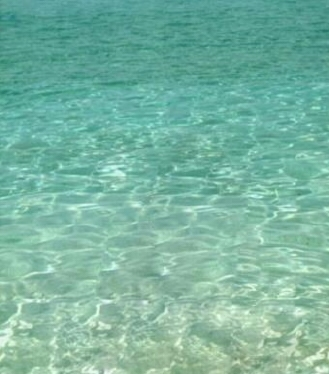
#> input picture water.jpg, 329 x 374 px
$ python seamless_cloning.py
#> lines starting #> are read from the running program, lines starting #| are printed output that depends on the picture
### laplace_operator.py
""" Modul zur Konstruktion des diskreten 2D-Laplace-Operators
    mittels finiter Differenzen.
    Autor: E. Tarielashvili.
    erstellt am: 12.11.2025
    Python 3.12.2
"""
import numpy as np
import scipy.sparse as sp
from scipy.sparse.linalg import cg
import matplotlib.pyplot as plt
from skimage.io import imread
from skimage.color import rgb2gray
from skimage import img_as_ubyte

def build_second_derivative_matrix(n):
    """
    Erstellt die diskrete zweite Ableitungsmatrix der Größe n×n

    Parameter
    ----------
    n : int
        Größe der Matrix.

    Returns
    -------
    scipy.sparse.csr_matrix
        Die tridiagonale Sparse-Matrix der Größe n×n.
    """
    main_diag = -2 * np.ones(n)
    off_diag = np.ones(n-1)
    return sp.diags([main_diag, off_diag, off_diag], [0, -1, 1], shape=(n, n), format='csr')

def build_laplace_operator(N, M):
    """
    Baut den vektorisierten 2D-Laplace-Operator

    Parameter
    ----------
    N : int
        Anzahl der Gitterpunkte in x-Richtung.
    M : int
        Anzahl der Gitterpunkte in y-Richtung.

    Returns
    -------
    scipy.sparse.csr_matrix
        Sparse-Matrix der Größe (N*M×N*M).
    """
    D2_N = build_second_derivative_matrix(N)
    D2_M = build_second_derivative_matrix(M)
    I_N = sp.eye(N, format='csr')
    I_M = sp.eye(M, format='csr')

    # Kronecker-Produkte
    term1 = sp.kron(I_M, D2_N, format='csr')
    term2 = sp.kron(D2_M, I_N, format='csr')

    return term1 + term2

def plot_laplace_operator(N, M, build_laplace_operator=build_laplace_operator, save_path=None, show=True):
    """
    Erstellt und visualisiert den vektorisierten Laplace-Operator für gegebene Dimensionen (N, M).

    Parameter
    ----------
    N : int
        Anzahl der Zeilen.
    M : int
        Anzahl der Spalten.
    build_laplace_operator : callable
        Funktion, die den Laplace-Operator als sparse-Matrix zurückgibt.
    save_path : str, optional
        Dateiname zum Speichern der Grafik (z. B. "laplace_5x7.png"). Wenn None, wird nichts gespeichert.
    show : bool, optional
        Ob die Grafik angezeigt werden soll (Standard: True).
    """
    # Laplace-Operator erstellen
    laplace_operator = build_laplace_operator(N, M)

    # In dichte Matrix umwandeln
    matrix_dense = laplace_operator.toarray()

    # Plot vorbereiten
    fig, ax = plt.subplots(figsize=(14, 12))
    ax.axis('tight')
    ax.axis('off')

    # Tabelle vorbereiten
    table_data = []
    for i in range(matrix_dense.shape[0]):
        row = []
        for j in range(matrix_dense.shape[1]):
            val = matrix_dense[i, j]
            row.append("" if val == 0 else f"{int(val)}")
        table_data.append(row)

    print(f"Berechne Laplace-Operator für {N}×{M} Bild...")
    print(f"Formel: ∆ = (I_{M} ⊗ D²_{N}) + (D²_{M} ⊗ I_{N})")
    print(f"Matrix-Dimension: {N*M}×{N*M} ({N}×{M} = {N*M} Pixel)")
    print("Visualisiere als Tabelle...")

    # Tabelle zeichnen
    table = ax.table(cellText=table_data, loc='center', cellLoc='center')
    table.auto_set_font_size(False)
    table.set_fontsize(8)
    table.scale(1, 1.2)
    table.auto_set_column_width([i for i in range(matrix_dense.shape[1])])

    # Titel
    plt.title(f'Vektorisierter Laplace-Operator für (N,M)=({N},{M})', fontsize=14, pad=30)
    plt.tight_layout(rect=[0, 0, 1, 0.95])
    # Optional speichern
    # plt.savefig(f"Laplace_{N}x{M}.png")
    plt.show()

# [3 lines that do not run on import are left out]

### seamless_cloning.py
""" Modul zum Vergleich von Seamless-Cloning Methoden:
    - Seamless-Cloning mit Laplace-Operator
    - Seamless-Cloning mit gemischten Gradienten
    Autor: E. Tarielashvili.
    erstellt am: 12.11.2025
    Python 3.12.2
"""
import numpy as np
import scipy.sparse as sp
from scipy.sparse.linalg import cg
import matplotlib.pyplot as plt
from skimage.io import imread
from skimage.color import rgb2gray
from skimage import img_as_ubyte
from laplace_operator import build_second_derivative_matrix, build_laplace_operator, plot_laplace_operator

def load_image_as_grayscale(filename):
    """
    Lädt ein Bild und konvertiert es zu Graustufen

    Parameter
    ----------
    filename : string
        Pfad zur Bilddatei

    Returns
    -------
    numpy.ndarray
        Graustufenbild als uint8-Array
    """
    img = imread(filename)  # Lädt Bild als numpy array
    if len(img.shape) == 3:  # Wenn RGB Bild
        img_gray = rgb2gray(img)  # Konvertiert zu float [0,1]
        return img_as_ubyte(img_gray)  # Konvertiert zu uint8 [0,255]
    else:
        return img  # Bild ist bereits Graustufen


def build_forward_difference_matrix(n):
    """
    Erstellt die Vorwärtsdifferenzen-Matrix

    Parameter
    ----------
    n : int
        Größe der Matrix

    Returns
    -------
    scipy.sparse.csr_matrix
        Sparse-Matrix der Größe n×n
    """
    main = -np.ones(n)
    superd = np.ones(n - 1)
    return sp.diags([main, superd], offsets=[0, 1], shape=(n, n), format='csr')

def build_backward_difference_matrix(n):
    """
    Erstellt die Rückwärtsdifferenzen-Matrix

    Parameter
    ----------
    n : int
        Größe der Matrix

    Returns
    -------
    scipy.sparse.csr_matrix
        Sparse-Matrix der Größe n×n
    """
    main = np.ones(n)
    subd = -np.ones(n - 1)
    return sp.diags([main, subd], offsets=[0, -1], shape=(n, n), format='csr')

def build_second_derivative_matrix(n):
    """
    Erstellt die diskrete zweite Ableitungsmatrix

    Parameter
    ----------
    n : int
        Größe der Matrix

    Returns
    -------
    scipy.sparse.csr_matrix
        Tridiagonale Sparse-Matrix der Größe n×n
    """
    data = [np.ones(n-1), -2*np.ones(n), np.ones(n-1)]
    offsets = [-1, 0, 1]
    return sp.diags(data, offsets, shape=(n, n), format='csr')


def build_laplace_operator(N, M):
    """
    Baut den vektorisierten 2D-Laplace-Operator

    Parameter
    ----------
    N : int
        Anzahl der Zeilen im Bild
    M : int
        Anzahl der Spalten im Bild

    Returns
    -------
    scipy.sparse.csr_matrix
        Sparse-Matrix der Größe (N*M × N*M)
    """
    D2_N = build_second_derivative_matrix(N)
    D2_M = build_second_derivative_matrix(M)
    I_N = sp.eye(N, format='csr')
    I_M = sp.eye(M, format='csr')

    term1 = sp.kron(I_M, D2_N, format='csr')
    term2 = sp.kron(D2_M, I_N, format='csr')

    return term1 + term2

def compute_gradient(f):
    """
    Berechnet den diskreten Gradienten eines Bildes

    Parameter
    ----------
    f : numpy.ndarray
        Eingabebild als 2D-Array

    Returns
    -------
    tuple
        Gradient in x- und y-Richtung als zwei 2D-Arrays
    """
    N, M = f.shape
    Dv_N = build_forward_difference_matrix(N)
    Dv_M = build_forward_difference_matrix(M)

    grad_x = Dv_N @ f
    grad_y = f @ Dv_M.T

    # Sicherheitshalber Umwandlung in Dense, falls Ergebnis sparse ist
    grad_x = np.asarray(grad_x)
    grad_y = np.asarray(grad_y)

    return grad_x, grad_y

def compute_divergence(v_x, v_y):
    """
    Berechnet die diskrete Divergenz eines Vektorfeldes

    Parameter
    ----------
    v_x : numpy.ndarray
        x-Komponente des Vektorfeldes
    v_y : numpy.ndarray
        y-Komponente des Vektorfeldes

    Returns
    -------
    numpy.ndarray
        Divergenz als 2D-Array
    """
    N, M = v_x.shape
    Dr_N = build_backward_difference_matrix(N)
    Dr_M = build_backward_difference_matrix(M)

    term_x = Dr_N @ v_x
    term_y = v_y @ Dr_M.T

    # Sparse in Dense Umwandlung, damit Addition funktioniert
    term_x = np.asarray(term_x)
    term_y = np.asarray(term_y)

    div = term_x + term_y
    return div

def compute_gradient_norm(grad_x, grad_y):
    """
    Berechnet die Norm des Gradienten

    Parameter
    ----------
    grad_x : numpy.ndarray
        Gradient in x-Richtung
    grad_y : numpy.ndarray
        Gradient in y-Richtung

    Returns
    -------
    numpy.ndarray
        Norm des Gradienten als 2D-Array
    """
    grad_x = np.asarray(grad_x)
    grad_y = np.asarray(grad_y)

    return np.sqrt(grad_x**2 + grad_y**2)

def seamless_cloning_poisson(f_star, g, position):
    """
    Führt Seamless-Cloning mit Poisson-Gleichung durch

    Parameter
    ----------
    f_star : numpy.ndarray
        Hintergrundbild
    g : numpy.ndarray
        Einzufügendes Bild
    position : tuple
        Position (i0, j0) für die linke obere Ecke

    Returns
    -------
    numpy.ndarray
        Ergebnisbild mit eingefügtem Inhalt
    """
    # Graustufen-Handling falls nötig
    if f_star.ndim == 3:
        f_star = img_as_ubyte(rgb2gray(f_star))
    if g.ndim == 3:
        g = img_as_ubyte(rgb2gray(g))

    i0, j0 = position
    N, M = g.shape
    if i0 + N > f_star.shape[0] or j0 + M > f_star.shape[1]:
        raise ValueError("g passt nicht in f_star an position")

    target_region = f_star[i0:i0+N, j0:j0+M].astype(float)
    g_float = g.astype(float)

    # Laplace-Operator (NM x NM) - entspricht Fortran vektorisierung
    L = build_laplace_operator(N, M)

    # Verwende Fortran-Order beim Vektorisieren (column-major)
    g_vec = g_float.ravel(order='F')
    delta_g_vec = L.dot(g_vec)
    delta_g = delta_g_vec.reshape((N, M), order='F')

    # Inner / boundary mask (innere Punkte sind 1..N-2, 1..M-2)
    inner_mask = np.zeros((N, M), dtype=bool)
    inner_mask[1:-1, 1:-1] = True
    boundary_mask = ~inner_mask

    # Indizes in Fortran-Order, damit sie zu L passen
    total_indices = np.arange(N * M).reshape((N, M), order='F')
    inner_indices = total_indices[inner_mask]
    boundary_indices = total_indices[boundary_mask]

    # Submatrizen
    L_II = L[inner_indices, :][:, inner_indices]
    L_IB = L[inner_indices, :][:, boundary_indices]

    boundary_values = target_region.reshape((N*M,), order='F')[boundary_indices]

    rhs = delta_g.reshape((N*M,), order='F')[inner_indices] - L_IB.dot(boundary_values)

    # CG-Lösung
    h_I, info = cg(L_II, rhs, rtol=1e-8, maxiter=2000)
    if info != 0:
        print("CG konvergierte nicht, info:", info)

    # Ergebnis zusammenbauen (reshape in Fortran-Order)
    result_region = target_region.copy().reshape((N*M,), order='F')
    result_region[inner_indices] = h_I
    result_region = result_region.reshape((N, M), order='F')
    result_region = np.round(result_region).clip(0, 255).astype(np.uint8)

    result_image = f_star.copy()
    result_image[i0:i0+N, j0:j0+M] = result_region
    return result_image

def seamless_cloning_mixed_gradients(f_star, g, position):
    """
    Führt Seamless-Cloning mit gemischten Gradienten durch

    Parameter
    ----------
    f_star : numpy.ndarray
        Hintergrundbild
    g : numpy.ndarray
        Einzufügendes Bild
    position : tuple
        Position (i0, j0) für die linke obere Ecke

    Returns
    -------
    numpy.ndarray
        Ergebnisbild mit eingefügtem Inhalt
    """
    # Stelle sicher, dass Bilder Graustufen sind
    if f_star.ndim == 3:
        f_star = img_as_ubyte(rgb2gray(f_star))
    if g.ndim == 3:
        g = img_as_ubyte(rgb2gray(g))

    i0, j0 = position
    N, M = g.shape

    # Überprüfe, ob das Bild in den Zielbereich passt
    if i0 + N > f_star.shape[0] or j0 + M > f_star.shape[1]:
        raise ValueError("g passt nicht in f_star an position")

    # Zielbereich und Quellbild als float
    target_region = f_star[i0:i0+N, j0:j0+M].astype(float)
    g_float = g.astype(float)

    # Gradienten (vorwärts)
    grad_g_x, grad_g_y = compute_gradient(g_float)
    grad_f_x, grad_f_y = compute_gradient(target_region)

    # Wähle den stärkeren Gradienten
    norm_g = np.sqrt(grad_g_x**2 + grad_g_y**2)
    norm_f = np.sqrt(grad_f_x**2 + grad_f_y**2)

    v_x = np.where(norm_f > norm_g, grad_f_x, grad_g_x)
    v_y = np.where(norm_f > norm_g, grad_f_y, grad_g_y)

    # Berechne Divergenz des gemischten Vektorfeldes
    div_v = compute_divergence(v_x, v_y)

    # Aufbau wie bei Poisson: L, Indizes (Fortran)
    L = build_laplace_operator(N, M)

    # Definition der inneren Punkte
    inner_mask = np.zeros((N, M), dtype=bool)
    inner_mask[1:-1, 1:-1] = True

    # Indizes in Fortran-Order
    total_indices = np.arange(N * M).reshape((N, M), order='F')
    inner_indices = total_indices[inner_mask]
    boundary_indices = total_indices[~inner_mask]

    # Submatrizen
    L_II = L[inner_indices, :][:, inner_indices]
    L_IB = L[inner_indices, :][:, boundary_indices]

    # Berechne die rechte Seite
    boundary_values = target_region.reshape((N*M,), order='F')[boundary_indices]
    rhs = div_v.reshape((N*M,), order='F')[inner_indices] - L_IB.dot(boundary_values)

    # CG-Lösung
    h_I, info = cg(L_II, rhs, rtol=1e-8, maxiter=2000)
    if info != 0:
        print("CG konvergierte nicht, info:", info)

    # Zusammensetzen des vollständigen Bildausschnitts
    result_region = target_region.copy().reshape((N*M,), order='F')
    result_region[inner_indices] = h_I
    result_region = result_region.reshape((N, M), order='F')
    result_region = np.round(result_region).clip(0, 255).astype(np.uint8)

    # Ergebnisbild zusammenbauen
    result_image = f_star.copy()
    result_image[i0:i0+N, j0:j0+M] = result_region
    return result_image

def main():
    """
    Hauptfunktion zeigt den direkten Vergleich von Seamless Cloning Methoden
    """
    N, M = 5, 7
    plot_laplace_operator(N, M)

    print("Seamless-Cloning - Direkter Vergleich")

    # Bilder laden
    print("\nLade Bilder...")
    water = load_image_as_grayscale("water.jpg")
#> in load_image_as_grayscale, img is the input picture: shape (374, 329, 3); mean R, G, B 120.6, 180.3, 161.1
    bear = load_image_as_grayscale("bear.jpg")
#> call 2 of load_image_as_grayscale, with filename = 'bear.jpg'
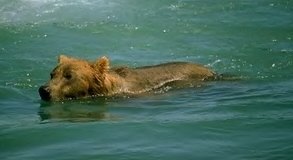
#> input picture bear.jpg, 293 x 160 px
#> in load_image_as_grayscale, img is the input picture: shape (160, 293, 3); mean R, G, B 72.1, 108.4, 95
    bird = load_image_as_grayscale("bird.jpg")
#> call 3 of load_image_as_grayscale, with filename = 'bird.jpg'
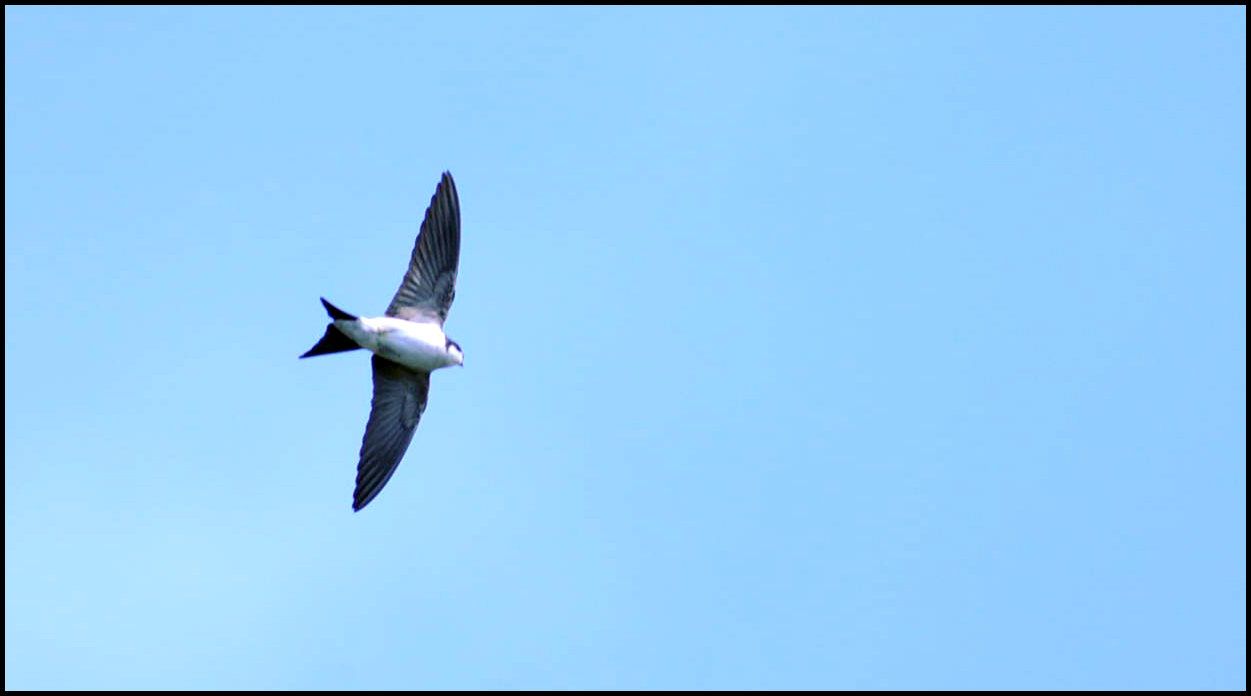
#> input picture bird.jpg, 1251 x 696 px
#> in load_image_as_grayscale, img is the input picture: shape (696, 1251, 3); mean R, G, B 149.1, 204.4, 246
    plane = load_image_as_grayscale("plane.jpg")
#> call 4 of load_image_as_grayscale, with filename = 'plane.jpg'
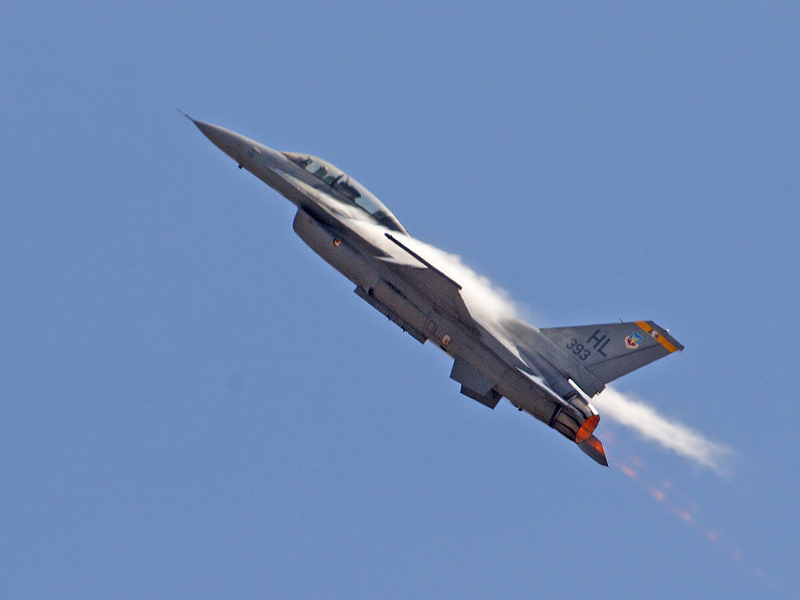
#> input picture plane.jpg, 800 x 600 px
#> in load_image_as_grayscale, img is the input picture: shape (600, 800, 3); mean R, G, B 110.3, 138, 182.5

    print(f"Bildgrößen: Water{water.shape}, Bear{bear.shape}, Bird{bird.shape}, Plane{plane.shape}")
#| Bildgrößen: Water(374, 329), Bear(160, 293), Bird(696, 1251), Plane(600, 800)

    # Beispiel 1: Bär ins Wasser einfügen
    print("\n--- Bär im Wasser ---")
    position_bear = (40, 30)

    # Naives Einfügen
    naive_bear = water.copy()
    H_bear, W_bear = bear.shape
#> H_bear = 160; W_bear = 293
    naive_bear[position_bear[0]:position_bear[0] + H_bear,
              position_bear[1]:position_bear[1] + W_bear] = bear

    # Poisson Cloning
    print("Führe Seamless-Cloning mit Laplace-Operator für Bär durch...")
    result_bear_poisson = seamless_cloning_poisson(water, bear, position_bear)
#> in seamless_cloning_poisson, `boundary_values = target_region.reshape((N*M,), order='F')[boundary_in..`: boundary_values = 902 values, max 215 at index 550, min 103 at index 194, mean 153.7
#> in seamless_cloning_poisson, `h_I, info = cg(L_II, rhs, rtol=1e-8, maxiter=2000)`: info = 0

    # Mixed Gradient Cloning
    print("Führe Seamless-Cloning mit gemischten Gradienten für Bär durch...")
    result_bear_mixed = seamless_cloning_mixed_gradients(water, bear, position_bear)
#> in compute_divergence, `div = term_x + term_y`:
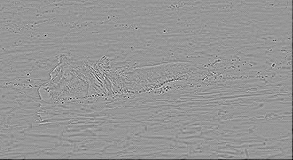
#> div: shape (160, 293) float64; min -318, max 220, mean -1.6; drawn with min black and max white

    # Beispiel 2: Flugzeug in die Vogellandschaft einfügen
    print("\n--- Flugzeug im Himmel ---")

    # Flugzeug zuschneiden
    Ph, Pw = plane.shape
#> Ph = 600; Pw = 800
    crop_top  = int(0.15 * Ph)
#> crop_top = 90
    crop_bot  = int(0.95 * Ph)
#> crop_bot = 570
    crop_left = int(0.05 * Pw)
#> crop_left = 40
    crop_right= int(0.95 * Pw)
#> crop_right = 760
    plane_cropped = plane[crop_top:crop_bot, crop_left:crop_right]

    print(f"Flugzeug zugeschnitten: {plane_cropped.shape}")
#| Flugzeug zugeschnitten: (480, 720)

    position_plane = (int(0.15 * bird.shape[0]), int(0.30 * bird.shape[1]))
#> position_plane = (104, 375)

    # Naives Einfügen
    naive_plane = bird.copy()
    H_plane, W_plane = plane_cropped.shape
#> H_plane = 480; W_plane = 720
    naive_plane[position_plane[0]:position_plane[0] + H_plane,
               position_plane[1]:position_plane[1] + W_plane] = plane_cropped

    # Poisson Cloning
    print("Führe Seamless-Cloning mit Laplace-Operator für Flugzeug durch...")
    result_plane_poisson = seamless_cloning_poisson(bird, plane_cropped, position_plane)
#> call 2 of seamless_cloning_poisson, with position = (104, 375)
#> in seamless_cloning_poisson (call 2), `delta_g = delta_g_vec.reshape((N, M), order='F')`:
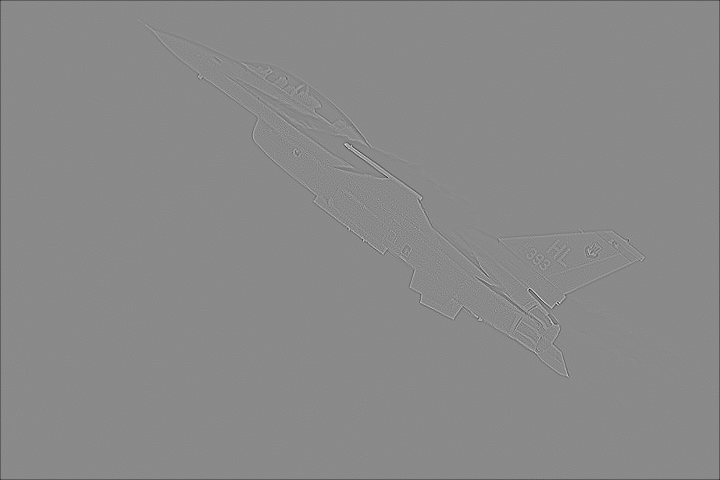
#> delta_g: shape (480, 720) float64; min -433, max 367, mean -1; drawn with min black and max white
#> in seamless_cloning_poisson (call 2), `boundary_values = target_region.reshape((N*M,), order='F')[boundary_in..`: boundary_values = 2396 values, max 255 at index 1148, min 0 at index 1228, mean 190.2

    # Mixed Gradient Cloning
    print("Führe Seamless-Cloning mit gemischten Gradienten für Flugzeug durch...")
    result_plane_mixed = seamless_cloning_mixed_gradients(bird, plane_cropped, position_plane)
#> call 2 of seamless_cloning_mixed_gradients, with position = (104, 375)
#> in compute_gradient (call 4), `grad_y = f @ Dv_M.T`:
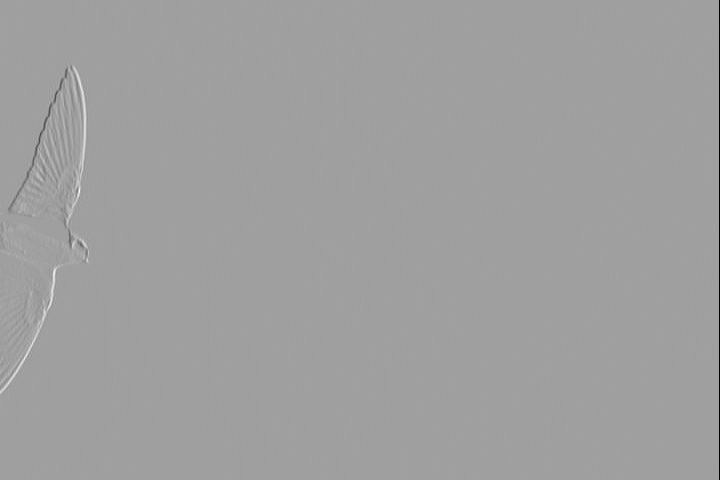
#> grad_y: shape (480, 720) float64; min -199, max 119, mean -0.2; drawn with min black and max white
#> in seamless_cloning_mixed_gradients (call 2), `norm_f = np.sqrt(grad_f_x**2 + grad_f_y**2)`:
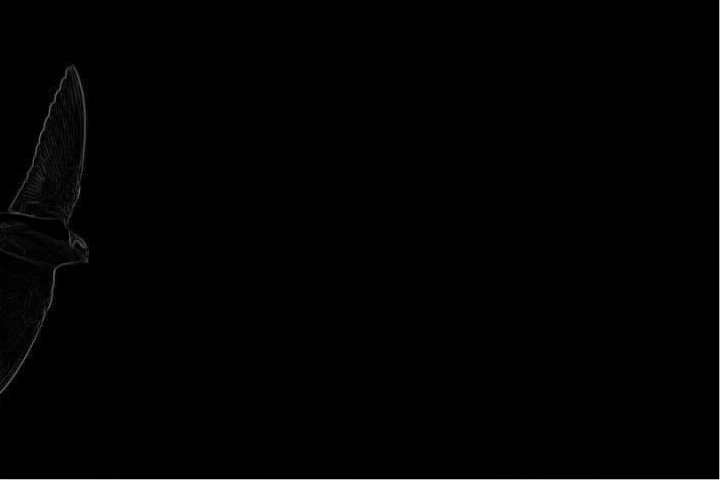
#> norm_f: shape (480, 720) float64; min 0, max 275.8, mean 1.5; drawn with min black and max white

    # NUR DIREKTER VERGLEICH - Eine einzige Figur
    fig, axes = plt.subplots(2, 4, figsize=(16, 8))
    fig.suptitle('Direkter Vergleich: Seamless-Cloning Methoden', fontsize=16)

    # Erste Reihe: Bär-Vergleich
    axes[0, 0].imshow(naive_bear, cmap='gray')
    axes[0, 0].set_title('Bär: Naives Einfügen')
    axes[0, 0].axis('off')

    axes[0, 1].imshow(result_bear_poisson, cmap='gray')
    axes[0, 1].set_title('Bär: mit Laplace-Operator ')
    axes[0, 1].axis('off')

    axes[0, 2].imshow(result_bear_mixed, cmap='gray')
    axes[0, 2].set_title('Bär: gemischter Gradient')
    axes[0, 2].axis('off')

    # Original Bär
    axes[0, 3].imshow(bear, cmap='gray')
    axes[0, 3].set_title('Original Bär')
    axes[0, 3].axis('off')

    # Zweite Reihe: Flugzeug-Vergleich
    axes[1, 0].imshow(naive_plane, cmap='gray')
    axes[1, 0].set_title('Flugzeug: Naives Einfügen')
    axes[1, 0].axis('off')

    axes[1, 1].imshow(result_plane_poisson, cmap='gray')
    axes[1, 1].set_title('Flugzeug: mit Laplace-Operator ')
    axes[1, 1].axis('off')

    axes[1, 2].imshow(result_plane_mixed, cmap='gray')
    axes[1, 2].set_title('Flugzeug: gemischter Gradient')
    axes[1, 2].axis('off')

    # Original Flugzeug
    axes[1, 3].imshow(plane_cropped, cmap='gray')
    axes[1, 3].set_title('Original Flugzeug')
    axes[1, 3].axis('off')

    plt.tight_layout()

    print("\n Der direkte Vergleich zeigt:")
    print("- Von links nach rechts: Naiv -> Laplace-Operator -> gemischter Gradient -> Original")
    plt.savefig(f"Vergleich_SeamlessCloning.png")
#> (the run stopped early here; a loop or call above may not have finished)
